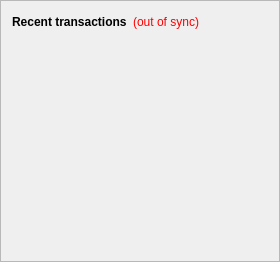
        <widget class="QFrame" name="frame_2">
         <property name="frameShape">
          <enum>QFrame::StyledPanel</enum>
         </property>
         <property name="frameShadow">
          <enum>QFrame::Raised</enum>
         </property>
         <layout class="QVBoxLayout" name="verticalLayout">
          <item>
           <layout class="QHBoxLayout" name="horizontalLayout_2">
            <item>
             <widget class="QLabel" name="label_4">
              <property name="font">
               <font>
                <weight>75</weight>
                <bold>true</bold>
               </font>
              </property>
              <property name="text">
               <string>Recent transactions</string>
              </property>
             </widget>
            </item>
            <item>
             <widget class="QLabel" name="labelTransactionsStatus">
              <property name="cursor">
               <cursorShape>WhatsThisCursor</cursorShape>
              </property>
              <property name="toolTip">
               <string>The displayed information may be out of date. Your wallet automatically synchronizes with the Wavepay network after a connection is established, but this process has not completed yet.</string>
              </property>
              <property name="styleSheet">
               <string notr="true">QLabel { color: red; }</string>
              </property>
              <property name="text">
               <string notr="true">(out of sync)</string>
              </property>
              <property name="alignment">
               <set>Qt::AlignRight|Qt::AlignTrailing|Qt::AlignVCenter</set>
              </property>
             </widget>
            </item>
            <item>
             <spacer name="horizontalSpacer">
              <property name="orientation">
               <enum>Qt::Horizontal</enum>
              </property>
              <property name="sizeHint" stdset="0">
               <size>
                <width>40</width>
                <height>20</height>
               </size>
              </property>
             </spacer>
            </item>
           </layout>
          </item>
          <item>
           <widget class="QListView" name="listTransactions">
            <property name="styleSheet">
             <string notr="true">QListView { background: transparent; }</string>
            </property>
            <property name="frameShape">
             <enum>QFrame::NoFrame</enum>
            </property>
            <property name="verticalScrollBarPolicy">
             <enum>Qt::ScrollBarAlwaysOff</enum>
            </property>
            <property name="horizontalScrollBarPolicy">
             <enum>Qt::ScrollBarAlwaysOff</enum>
            </property>
            <property name="selectionMode">
             <enum>QAbstractItemView::NoSelection</enum>
            </property>
           </widget>
          </item>
          <item>
           <widget class="QLabel" name="wavepaylogo">
            <property name="enabled">
             <bool>true</bool>
            </property>
            <property name="text">
             <string/>
            </property>
            <property name="pixmap">
             <pixmap resource="../bitcoin.qrc">:/images/wavepaylogo</pixmap>
            </property>
            <property name="scaledContents">
             <bool>false</bool>
            </property>
            <property name="alignment">
             <set>Qt::AlignCenter</set>
            </property>
            <property name="margin">
             <number>60</number>
            </property>
           </widget>
          </item>
         </layout>
        </widget>
